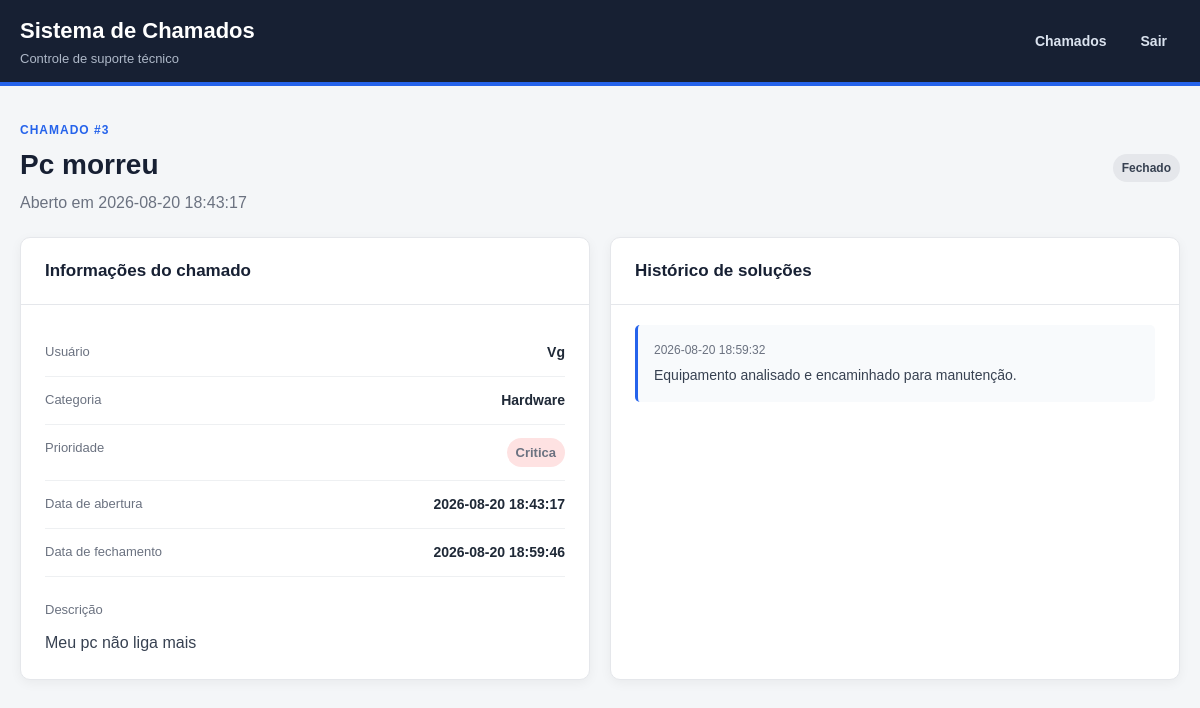
Page /chamado/3 (signed in) on the committed database.
### tables this page shows
CREATE TABLE chamado (
    id INTEGER PRIMARY KEY AUTOINCREMENT,
    titulo TEXT NOT NULL,
    descricao TEXT NOT NULL,
    prioridade TEXT NOT NULL
        CHECK (prioridade IN ('Baixa', 'Media', 'Alta', 'Critica')),
    status TEXT NOT NULL DEFAULT 'Aberto'
        CHECK (status IN ('Aberto', 'Em andamento', 'Resolvido', 'Fechado')),
    data_abertura TEXT NOT NULL DEFAULT CURRENT_TIMESTAMP,
    data_fechamento TEXT,
    usuario_id INTEGER NOT NULL,
    categoria_id INTEGER NOT NULL,
    FOREIGN KEY (usuario_id) REFERENCES usuario(id),
    FOREIGN KEY (categoria_id) REFERENCES categoria(id)
);

CREATE TABLE usuario (
    id INTEGER PRIMARY KEY AUTOINCREMENT,
    nome TEXT NOT NULL,
    email TEXT NOT NULL UNIQUE,
    senha TEXT NOT NULL,
    perfil TEXT NOT NULL DEFAULT 'usuario'
        CHECK (perfil IN ('usuario', 'analista'))
);

CREATE TABLE categoria (
    id INTEGER PRIMARY KEY AUTOINCREMENT,
    nome TEXT NOT NULL UNIQUE
);

CREATE TABLE solucao (
    id INTEGER PRIMARY KEY AUTOINCREMENT,
    descricao TEXT NOT NULL,
    data_registro TEXT NOT NULL DEFAULT CURRENT_TIMESTAMP,
    chamado_id INTEGER NOT NULL,
    FOREIGN KEY (chamado_id) REFERENCES chamado(id) ON DELETE CASCADE
);

### app.py (the view)
@app.route("/chamado/<int:chamado_id>")
@login_required
def detalhes_chamado(chamado_id):
    connection = get_db_connection()
    chamado = connection.execute(
        """
        SELECT
            chamado.id,
            chamado.titulo,
            chamado.descricao,
            chamado.prioridade,
            chamado.status,
            chamado.data_abertura,
            chamado.data_fechamento,
            usuario.nome AS usuario,
            categoria.nome AS categoria
        FROM chamado

        INNER JOIN usuario
            ON chamado.usuario_id = usuario.id

        INNER JOIN categoria
            ON chamado.categoria_id = categoria.id

        WHERE chamado.id = ?
        """,
        (chamado_id,)
    ).fetchone()
    if chamado is None:
        connection.close()
        return "Chamado não encontrado.", 404
    if (
        session["usuario_perfil"] != "analista"
        and chamado["usuario"] != session["usuario_nome"]
    ):
        connection.close()
        return "Acesso não autorizado.", 403
    solucoes = connection.execute(
        """
        SELECT
            id,
            descricao,
            data_registro
        FROM solucao

        WHERE chamado_id = ?

        ORDER BY id DESC
        """,
        (chamado_id,)
    ).fetchall()
    connection.close()
    return render_template(
        "detalhes_chamado.html",
        chamado=chamado,
        solucoes=solucoes
    )

### app.py (called while the page is built)
def login_required(view):
    @wraps(view)
    def wrapped_view(*args, **kwargs):
        if "usuario_id" not in session:
            return redirect(url_for("login"))
        return view(*args, **kwargs)
    return wrapped_view

### database.py (called while the page is built)
def get_db_connection():
    connection = sqlite3.connect(DATABASE)
    connection.row_factory = sqlite3.Row
    connection.execute("PRAGMA foreign_keys = ON")
    return connection

### templates/detalhes_chamado.html (shortened to what this page needs)
<!DOCTYPE html>
<html lang="pt-BR">
<head>
    <link
        rel="stylesheet"
        href="{{ url_for('static', filename='css/style.css') }}"
    >
</head>
<body>
<header class="topbar">
    <div class="container topbar-content">
        <div>
            <h1>Sistema de Chamados</h1>
            <p>Controle de suporte técnico</p>
        </div>
        <nav class="nav-menu">
            <a href="{{ url_for('chamados') }}">Chamados</a>
            <a href="{{ url_for('logout') }}">Sair</a>
        </nav>
    </div>
</header>
<main class="container">
    <section class="page-header">
        <div>
            <span class="page-label">CHAMADO #{{ chamado.id }}</span>
            <h2>{{ chamado.titulo }}</h2>
            <p>
                Aberto em {{ chamado.data_abertura }}
            </p>
        </div>
        <span class="badge status-{{ chamado.status|lower|replace(' ', '-') }}">
            {{ chamado.status }}
        </span>
    </section>
    <div class="details-grid">
        <section class="card">
            <div class="card-header">
                <h3>Informações do chamado</h3>
            </div>
            <div class="details-content">
                <div class="detail-item">
                    <span>Usuário</span>
                    <strong>{{ chamado.usuario }}</strong>
                </div>
                <div class="detail-item">
                    <span>Categoria</span>
                    <strong>{{ chamado.categoria }}</strong>
                </div>
                <div class="detail-item">
                    <span>Prioridade</span>
                    <strong>
                        <span class="badge priority-{{ chamado.prioridade|lower }}">
                            {{ chamado.prioridade }}
                        </span>
                    </strong>
                </div>
                <div class="detail-item">
                    <span>Data de abertura</span>
                    <strong>{{ chamado.data_abertura }}</strong>
                </div>
                {% if chamado.data_fechamento %}
                    <div class="detail-item">
                        <span>Data de fechamento</span>
                        <strong>{{ chamado.data_fechamento }}</strong>
                    </div>
                {% endif %}
                <div class="detail-description">
                    <span>Descrição</span>
                    <p>{{ chamado.descricao }}</p>
                </div>
            </div>
        </section>
        <section class="card">
            <div class="card-header">
                <h3>Histórico de soluções</h3>
            </div>
            {% if solucoes %}
                <div class="solution-list">
                    {% for solucao in solucoes %}
                        <article class="solution">
                            <div class="solution-date">
                                {{ solucao.data_registro }}
                            </div>
                            <p>
                                {{ solucao.descricao }}
                            </p>
                        </article>
                    {% endfor %}
                </div>
            {% else %}
                <div class="empty-state small">
                    <p>Nenhuma solução registrada.</p>
                </div>
            {% endif %}
        </section>
    </div>
</main>
</body>
</html>

### static/css/style.css (style rules this page uses)
* { margin: 0; padding: 0; box-sizing: border-box; }
body { font-family: Arial, Helvetica, sans-serif; background: #f4f6f8; color: #1f2937; line-height: 1.5; }
a { text-decoration: none; }
.container { width: min(1200px, calc(100% - 40px)); margin: 0 auto; }
.topbar { background: #172033; color: white; border-bottom: 4px solid #2563eb; }
.topbar-content { min-height: 82px; display: flex; align-items: center; justify-content: space-between; gap: 20px; }
.topbar h1 { font-size: 22px; font-weight: 700; }
.topbar p { margin-top: 2px; color: #aeb8c8; font-size: 13px; }
.page-header { display: flex; justify-content: space-between; align-items: center; gap: 20px; margin: 35px 0 22px; }
.page-label { display: block; margin-bottom: 5px; color: #2563eb; font-size: 12px; font-weight: 700; letter-spacing: 1px; }
.page-header h2 { font-size: 28px; color: #172033; }
.page-header p { margin-top: 5px; color: #6b7280; }
.card { background: white; border: 1px solid #e5e7eb; border-radius: 10px; box-shadow: 0 3px 12px rgba(0, 0, 0, 0.05); overflow: hidden; }
.badge { display: inline-flex; align-items: center; padding: 5px 9px; border-radius: 20px; font-size: 12px; font-weight: 600; white-space: nowrap; }
.priority-critica { background: #fee2e2; color: #991b1b; }
.status-fechado { background: #e5e7eb; color: #374151; }
.nav-menu { display: flex; align-items: center; gap: 8px; }
.nav-menu a { padding: 9px 13px; border-radius: 6px; color: #dbe3ef; font-size: 14px; font-weight: 600; transition: 0.2s; }
.details-grid { display: grid; grid-template-columns: repeat(2, 1fr); gap: 20px; margin-bottom: 40px; }
.card-header { padding: 20px 24px; border-bottom: 1px solid #e5e7eb; }
.card-header h3 { color: #172033; font-size: 17px; }
.details-content { padding: 24px; }
.detail-item { display: flex; justify-content: space-between; gap: 20px; padding: 13px 0; border-bottom: 1px solid #eef0f2; }
.detail-item span:first-child, .detail-description > span { color: #6b7280; font-size: 13px; }
.detail-item strong { color: #1f2937; text-align: right; font-size: 14px; }
.detail-description { padding-top: 20px; }
.detail-description p { margin-top: 10px; color: #374151; white-space: pre-wrap; }
.solution-list { padding: 20px 24px; }
.solution { padding: 16px; margin-bottom: 12px; background: #f8fafc; border-left: 3px solid #2563eb; border-radius: 5px; }
.solution:last-child { margin-bottom: 0; }
.solution-date { margin-bottom: 6px; color: #6b7280; font-size: 12px; }
.solution p { color: #374151; font-size: 14px; }

### rows in the picture
chamado: id "3", titulo "Pc morreu", data_abertura "2026-08-20 18:43:17", status "Fechado", prioridade "Critica", data_fechamento "2026-08-20 18:59:46", descricao "Meu pc não liga mais"
usuario: usuario "Vg"
categoria: categoria "Hardware"
solucao: data_registro "2026-08-20 18:59:32", descricao "Equipamento analisado e encaminhado para manutenção."
